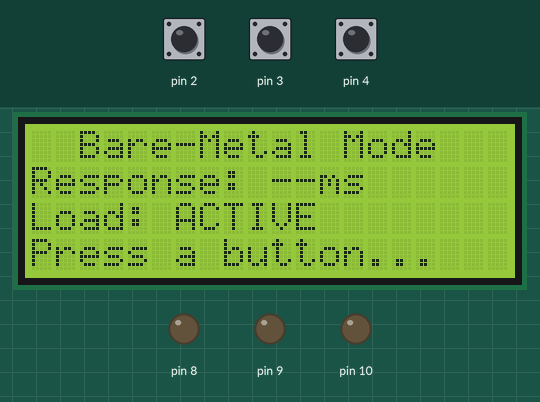
A sketch run on a simulated Arduino Uno, built with avr-gcc and run on an emulated ATmega328P. On the bench: 20×4 character LCD, output pins drawn as LEDs (lit = HIGH). The inputs (shaded band) are chosen by the test bench; at power-on: pin 2 HIGH, pin 4 HIGH, pin 3 HIGH. What the sketch prints to the serial monitor is not drawn.

Above: at 1.3 s.
1.4 s: pin 2 pulled LOW for 1.8 s
At 5.0 s:
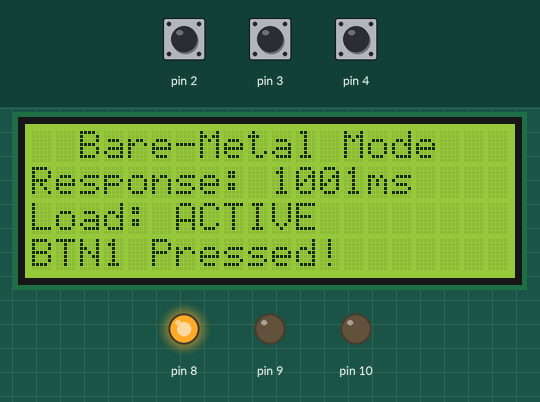
7.7 s: pin 4 pulled LOW for 1.8 s
At 10.0 s:
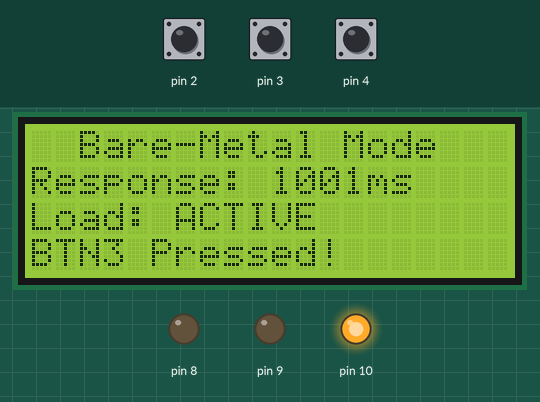
13.7 s: pin 3 pulled LOW for 3.2 s
At 18.1 s:
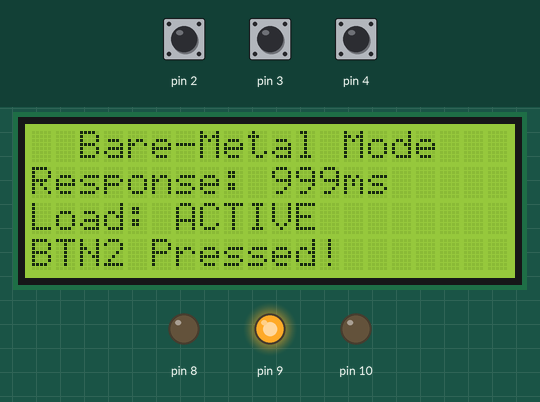
20.8 s: pin 3 pulled LOW for 1.8 s
At 25.2 s:
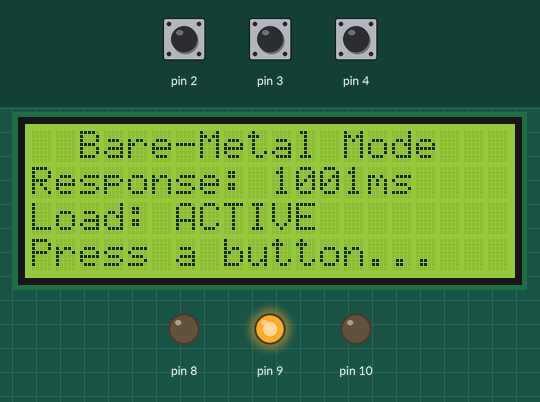
25.9 s: pin 2 pulled LOW for 1.8 s
At 31.2 s:
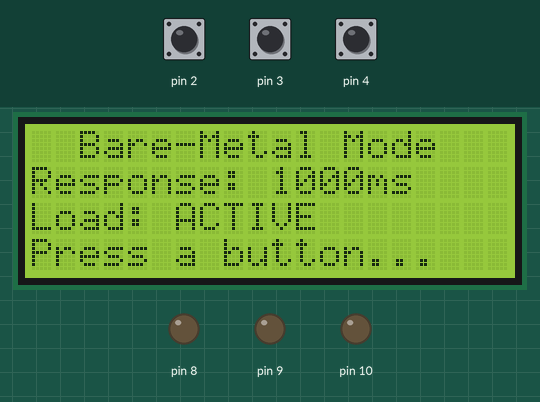
31.9 s: pin 4 pulled LOW for 3.2 s
At 36.3 s:
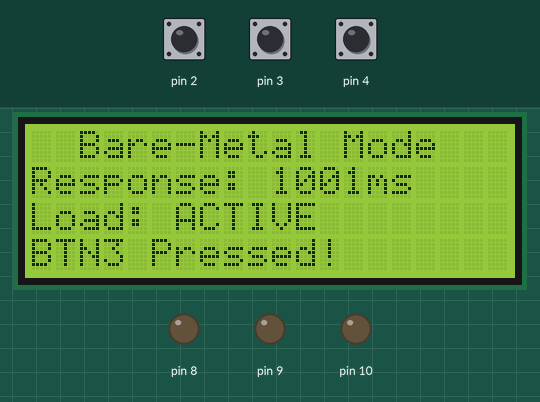
Timing chart, 0 to 37.8 s (numbered marks = the images above; inputs shaded):
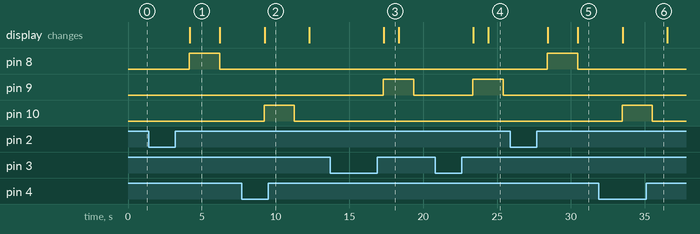

Measured:
- after the input at 1.4 s, pin 8: LOW → HIGH after 2.8 s, → LOW 2.1 s later; the display: changes after 2.8 s (image 1)
- after the input at 7.7 s, pin 10: LOW → HIGH after 1.5 s, → LOW 2.0 s later; the display: changes after 1.6 s (image 2)
- after the input at 13.7 s, pin 9: LOW → HIGH after 3.6 s, → LOW 2.1 s later; the display: changes after 3.6 s (image 3)
- after the input at 20.8 s, pin 9: LOW → HIGH after 2.5 s, → LOW 2.1 s later; the display: first changes after 2.6 s (image 4 shows a later state)
- after the input at 25.9 s, pin 8: LOW → HIGH after 2.5 s, → LOW 2.1 s later; the display: first changes after 2.5 s (image 5 shows a later state)
- after the input at 31.9 s, pin 10: LOW → HIGH after 1.6 s, → LOW 2.0 s later; the display: changes after 1.6 s (image 6)
- what the display in image 1 shows lasts 2.0 s, from 4.2 s to 6.2 s

The sketch:

bare_metal_with_load.ino
```cpp
#include <Wire.h>
#include <LiquidCrystal_I2C.h>

LiquidCrystal_I2C lcd1(0x27, 20, 4);

unsigned long pressTime = 0;
unsigned long responseTime = 0;
int taskCount = 0;

extern unsigned int __heap_start;
extern void *__brkval;

int freeMemory() {
  int free_memory;
  if ((int)__brkval == 0)
    free_memory = ((int)&free_memory) - ((int)&__heap_start);
  else
    free_memory = ((int)&free_memory) - ((int)__brkval);
  return free_memory;
}

void busyTask() {
  volatile long x = 0;
  for (long i = 0; i < 500000; i++) {
    x += i;
  }
  taskCount++;
}

void setup() {
  Serial.begin(9600);
  pinMode(8, OUTPUT);
  pinMode(9, OUTPUT);
  pinMode(10, OUTPUT);
  pinMode(2, INPUT_PULLUP);
  pinMode(3, INPUT_PULLUP);
  pinMode(4, INPUT_PULLUP);

  lcd1.init();
  lcd1.backlight();

  lcd1.setCursor(0, 0);
  lcd1.print("  Bare-Metal Mode  ");
  lcd1.setCursor(0, 1);
  lcd1.print("Response: --ms      ");
  lcd1.setCursor(0, 2);
  lcd1.print("Load: ACTIVE        ");
  lcd1.setCursor(0, 3);
  lcd1.print("Press a button...   ");

  Serial.println("=== Bare-Metal Mode (With Load) ===");
  Serial.println("Free Memory | Task Count | Response Time");
}

void loop() {
  // Button 1
  if (digitalRead(2) == LOW) {
    pressTime = millis();
    busyTask();
    digitalWrite(8, HIGH);
    responseTime = millis() - pressTime;
    lcd1.setCursor(0, 1);
    lcd1.print("Response: ");
    lcd1.print(responseTime);
    lcd1.print("ms        ");
    lcd1.setCursor(0, 3);
    lcd1.print("BTN1 Pressed!       ");
    Serial.print(freeMemory());
    Serial.print(" bytes | Task #");
    Serial.print(taskCount);
    Serial.print(" | Response: ");
    Serial.print(responseTime);
    Serial.println("ms  <-- BTN1");
  } else {
    digitalWrite(8, LOW);
    busyTask();
  }

  // Button 2
  if (digitalRead(3) == LOW) {
    pressTime = millis();
    busyTask();
    digitalWrite(9, HIGH);
    responseTime = millis() - pressTime;
    lcd1.setCursor(0, 1);
    lcd1.print("Response: ");
    lcd1.print(responseTime);
    lcd1.print("ms        ");
    lcd1.setCursor(0, 3);
    lcd1.print("BTN2 Pressed!       ");
    Serial.print(freeMemory());
    Serial.print(" bytes | Task #");
    Serial.print(taskCount);
    Serial.print(" | Response: ");
    Serial.print(responseTime);
    Serial.println("ms  <-- BTN2");
  } else {
    digitalWrite(9, LOW);
    busyTask();
  }

  // Button 3
  if (digitalRead(4) == LOW) {
    pressTime = millis();
    busyTask();
    digitalWrite(10, HIGH);
    responseTime = millis() - pressTime;
    lcd1.setCursor(0, 1);
    lcd1.print("Response: ");
    lcd1.print(responseTime);
    lcd1.print("ms        ");
    lcd1.setCursor(0, 3);
    lcd1.print("BTN3 Pressed!       ");
    Serial.print(freeMemory());
    Serial.print(" bytes | Task #");
    Serial.print(taskCount);
    Serial.print(" | Response: ");
    Serial.print(responseTime);
    Serial.println("ms  <-- BTN3");
  } else {
    digitalWrite(10, LOW);
    busyTask();
  }

  if (taskCount % 10 == 0) {
    Serial.print(freeMemory());
    Serial.print(" bytes | Task #");
    Serial.print(taskCount);
    Serial.print(" | Response: ");
    Serial.print(responseTime);
    Serial.println("ms");
  }

  if (digitalRead(2) == HIGH && digitalRead(3) == HIGH && digitalRead(4) == HIGH) {
    lcd1.setCursor(0, 3);
    lcd1.print("Press a button...   ");
  }
}
```
